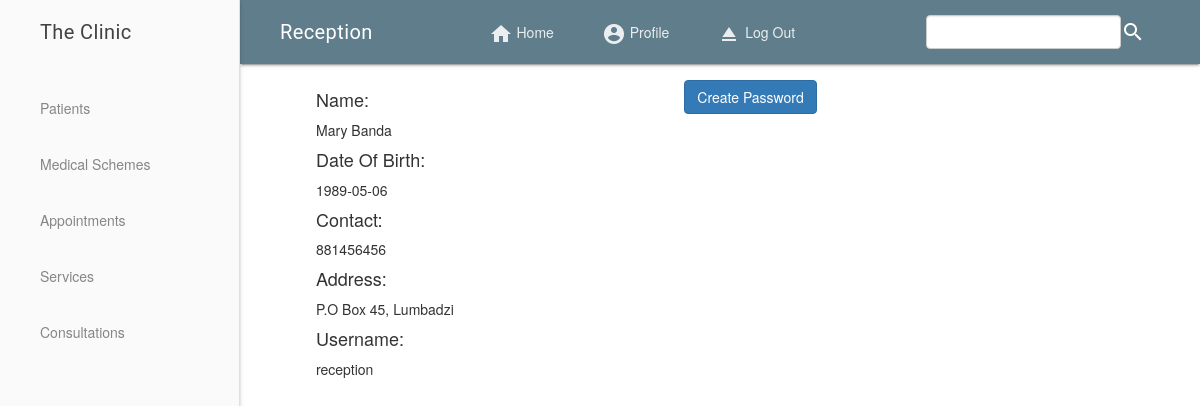
/reception/profile.php (signed in), run on the app's committed database.
### tables this page shows
CREATE TABLE `receptionist` (
  `recep_id` int(11) NOT NULL,
  `fname` varchar(20) NOT NULL,
  `lname` varchar(30) NOT NULL,
  `dob` date DEFAULT NULL,
  `address` varchar(50) NOT NULL,
  `contact` int(20) NOT NULL,
  `username` varchar(30) NOT NULL,
  `pass` varchar(30) NOT NULL
);

### reception/profile.php (the view, shortened to what this page needs)
<?php
	include "header.php";
?>
 <main class="mdl-layout__content" style="padding-left: 5%;" id="home">
 <div class="mdl-grid">
	<div class="mdl-cell mdl-cell--5-col">
 		<?php
 			$profile = mysqli_query($db, "SELECT * FROM receptionist WHERE recep_id = '".$_SESSION['recep_id']."'");
 			if($profile){
 				$count = mysqli_num_rows($profile);
 				if($count == 1) {
 					while($row = mysqli_fetch_assoc($profile)){
 						echo "<h4> Name:</h4>" . $row['fname'] . " " .$row['lname'] . " ";
 						echo "<h4> Date Of Birth: </h4>" . $row['dob'] . "";
 						echo "<h4> Contact: </h4>" . $row['contact'] . "";
 						echo "<h4> Address: </h4>" . $row['address'] . "";
 						echo "<h4> Username: </h4>" . $row['username'] . "";
 					}
 				}
 			}
 		 ?>
 	</div>
 	<div class='mdl-cell mdl-cell--5-col'>
 	<?php
 	$getpass = mysqli_query($db, "SELECT pass FROM receptionist WHERE recep_id = '".$_SESSION['recep_id']."'");
 	if($getpass){
 				$count1 = mysqli_num_rows($getpass);
 				if($count1 == 1) {
 					while($rows = mysqli_fetch_assoc($getpass)){
 	if(empty($rows['pass'])){ echo "
 	<input type='button' class='btn btn-primary' value='Create Password' id='ubutton'/>
 	<div id='upass' style='display: none;'>
 	<form action='' method='POST'>
 	<div class='mdl-textfield mdl-js-textfield mdl-textfield--floating-label'>
 	<input class='mdl-textfield__input' type='password' name='pass1' required='' />
 	<label for='pass1' class='mdl-textfield__label'> Password: </label>
 	</div>
 	<div class='mdl-textfield mdl-js-textfield mdl-textfield--floating-label'>
 	<input class='mdl-textfield__input' type='password' name='pass2' required=''/>
 	<label for='pass2' class='mdl-textfield__label'> Re-Enter Password: </label>
 	</div> <br/> <br/>
 	<button class='mdl-button mdl-js-button mdl-button--raised mdl-js-ripple-effect mdl-button--colored' type='submit' name='create'> Submit </button>
 	</form>
 	</div>
 	";}
 	} } }?>
 	<br/> <br/> <br/>
 	</div>
  </main>
</div>

### data on the page
receptionist: fname "Mary", lname "Banda", dob "1989-05-06", contact "881456456", address "P.O Box 45, Lumbadzi", username "reception"
